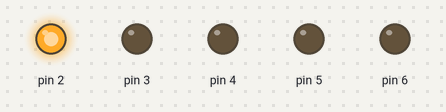
This sketch was run on a simulated Arduino Uno, built with avr-gcc and run on an emulated ATmega328P. On the bench: output pins drawn as LEDs (lit = HIGH).

Above: at 0.5 s.
At 2.5 s:
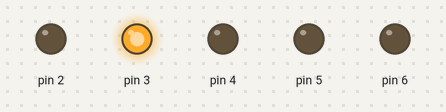
At 4.5 s:
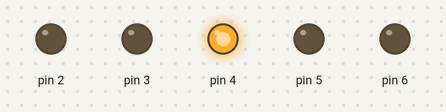
At 6.5 s:
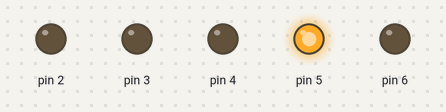
At 8.5 s:
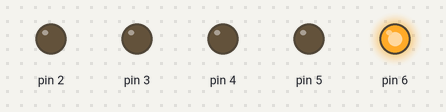
At 11.5 s:
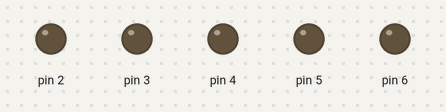
Timing chart, 0 to 13.0 s (numbered marks = the images above):
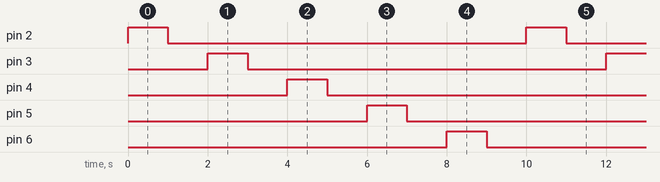

Measured:
- by itself, pin 2–6: alternates HIGH for 1.0 s and LOW for 9.0 s
- by itself, everything shown: repeats every 10.0 s, in 10 steps

The sketch:

Leds_indo_e_voltando.ino
```cpp
int tempo = 1000;

void setup(){
  for(int pino =2; pino<= 6; pino++){
    pinMode(pino, OUTPUT);
  }
}

void loop(){
  for(int pino = 2; pino <= 6; pino++){
    digitalWrite(pino,HIGH);
    delay(tempo);
    digitalWrite(pino, LOW);
    delay(tempo);
  }

  for(int pino = 5; pino <= 3; pino--){
    digitalWrite(pino,HIGH);
    delay(tempo);
    digitalWrite(pino, LOW);
    delay(tempo);
  }
}
```
